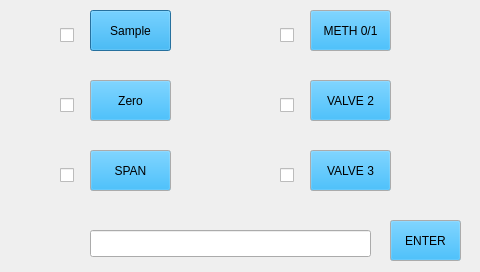
<?xml version="1.0" encoding="UTF-8"?>
<ui version="4.0">
 <class>ValvesClass</class>
 <widget class="QDialog" name="ValvesClass">
  <property name="geometry">
   <rect>
    <x>0</x>
    <y>0</y>
    <width>480</width>
    <height>272</height>
   </rect>
  </property>
  <property name="windowTitle">
   <string>Valves</string>
  </property>
  <widget class="QPushButton" name="sampleValvesButton">
   <property name="geometry">
    <rect>
     <x>90</x>
     <y>10</y>
     <width>81</width>
     <height>41</height>
    </rect>
   </property>
   <property name="minimumSize">
    <size>
     <width>55</width>
     <height>22</height>
    </size>
   </property>
   <property name="maximumSize">
    <size>
     <width>111</width>
     <height>41</height>
    </size>
   </property>
   <property name="palette">
    <palette>
     <active>
      <colorrole role="WindowText">
       <brush brushstyle="SolidPattern">
        <color alpha="255">
         <red>255</red>
         <green>255</green>
         <blue>255</blue>
        </color>
       </brush>
      </colorrole>
      <colorrole role="Button">
       <brush brushstyle="SolidPattern">
        <color alpha="255">
         <red>0</red>
         <green>170</green>
         <blue>255</blue>
        </color>
       </brush>
      </colorrole>
      <colorrole role="Text">
       <brush brushstyle="SolidPattern">
        <color alpha="255">
         <red>255</red>
         <green>255</green>
         <blue>255</blue>
        </color>
       </brush>
      </colorrole>
     </active>
     <inactive>
      <colorrole role="WindowText">
       <brush brushstyle="SolidPattern">
        <color alpha="255">
         <red>255</red>
         <green>255</green>
         <blue>255</blue>
        </color>
       </brush>
      </colorrole>
      <colorrole role="Button">
       <brush brushstyle="SolidPattern">
        <color alpha="255">
         <red>0</red>
         <green>170</green>
         <blue>255</blue>
        </color>
       </brush>
      </colorrole>
      <colorrole role="Text">
       <brush brushstyle="SolidPattern">
        <color alpha="255">
         <red>255</red>
         <green>255</green>
         <blue>255</blue>
        </color>
       </brush>
      </colorrole>
     </inactive>
     <disabled>
      <colorrole role="WindowText">
       <brush brushstyle="SolidPattern">
        <color alpha="255">
         <red>121</red>
         <green>120</green>
         <blue>120</blue>
        </color>
       </brush>
      </colorrole>
      <colorrole role="Button">
       <brush brushstyle="SolidPattern">
        <color alpha="255">
         <red>0</red>
         <green>170</green>
         <blue>255</blue>
        </color>
       </brush>
      </colorrole>
      <colorrole role="Text">
       <brush brushstyle="SolidPattern">
        <color alpha="255">
         <red>121</red>
         <green>120</green>
         <blue>120</blue>
        </color>
       </brush>
      </colorrole>
     </disabled>
    </palette>
   </property>
   <property name="text">
    <string>Sample</string>
   </property>
  </widget>
  <widget class="QPushButton" name="zerpValveButton">
   <property name="geometry">
    <rect>
     <x>90</x>
     <y>80</y>
     <width>81</width>
     <height>41</height>
    </rect>
   </property>
   <property name="minimumSize">
    <size>
     <width>55</width>
     <height>22</height>
    </size>
   </property>
   <property name="maximumSize">
    <size>
     <width>111</width>
     <height>41</height>
    </size>
   </property>
   <property name="palette">
    <palette>
     <active>
      <colorrole role="WindowText">
       <brush brushstyle="SolidPattern">
        <color alpha="255">
         <red>255</red>
         <green>255</green>
         <blue>255</blue>
        </color>
       </brush>
      </colorrole>
      <colorrole role="Button">
       <brush brushstyle="SolidPattern">
        <color alpha="255">
         <red>0</red>
         <green>170</green>
         <blue>255</blue>
        </color>
       </brush>
      </colorrole>
      <colorrole role="Text">
       <brush brushstyle="SolidPattern">
        <color alpha="255">
         <red>255</red>
         <green>255</green>
         <blue>255</blue>
        </color>
       </brush>
      </colorrole>
     </active>
     <inactive>
      <colorrole role="WindowText">
       <brush brushstyle="SolidPattern">
        <color alpha="255">
         <red>255</red>
         <green>255</green>
         <blue>255</blue>
        </color>
       </brush>
      </colorrole>
      <colorrole role="Button">
       <brush brushstyle="SolidPattern">
        <color alpha="255">
         <red>0</red>
         <green>170</green>
         <blue>255</blue>
        </color>
       </brush>
      </colorrole>
      <colorrole role="Text">
       <brush brushstyle="SolidPattern">
        <color alpha="255">
         <red>255</red>
         <green>255</green>
         <blue>255</blue>
        </color>
       </brush>
      </colorrole>
     </inactive>
     <disabled>
      <colorrole role="WindowText">
       <brush brushstyle="SolidPattern">
        <color alpha="255">
         <red>121</red>
         <green>120</green>
         <blue>120</blue>
        </color>
       </brush>
      </colorrole>
      <colorrole role="Button">
       <brush brushstyle="SolidPattern">
        <color alpha="255">
         <red>0</red>
         <green>170</green>
         <blue>255</blue>
        </color>
       </brush>
      </colorrole>
      <colorrole role="Text">
       <brush brushstyle="SolidPattern">
        <color alpha="255">
         <red>121</red>
         <green>120</green>
         <blue>120</blue>
        </color>
       </brush>
      </colorrole>
     </disabled>
    </palette>
   </property>
   <property name="text">
    <string>Zero</string>
   </property>
  </widget>
  <widget class="QPushButton" name="SpanValveButton">
   <property name="geometry">
    <rect>
     <x>90</x>
     <y>150</y>
     <width>81</width>
     <height>41</height>
    </rect>
   </property>
   <property name="minimumSize">
    <size>
     <width>55</width>
     <height>22</height>
    </size>
   </property>
   <property name="maximumSize">
    <size>
     <width>111</width>
     <height>41</height>
    </size>
   </property>
   <property name="palette">
    <palette>
     <active>
      <colorrole role="WindowText">
       <brush brushstyle="SolidPattern">
        <color alpha="255">
         <red>255</red>
         <green>255</green>
         <blue>255</blue>
        </color>
       </brush>
      </colorrole>
      <colorrole role="Button">
       <brush brushstyle="SolidPattern">
        <color alpha="255">
         <red>0</red>
         <green>170</green>
         <blue>255</blue>
        </color>
       </brush>
      </colorrole>
      <colorrole role="Text">
       <brush brushstyle="SolidPattern">
        <color alpha="255">
         <red>255</red>
         <green>255</green>
         <blue>255</blue>
        </color>
       </brush>
      </colorrole>
     </active>
     <inactive>
      <colorrole role="WindowText">
       <brush brushstyle="SolidPattern">
        <color alpha="255">
         <red>255</red>
         <green>255</green>
         <blue>255</blue>
        </color>
       </brush>
      </colorrole>
      <colorrole role="Button">
       <brush brushstyle="SolidPattern">
        <color alpha="255">
         <red>0</red>
         <green>170</green>
         <blue>255</blue>
        </color>
       </brush>
      </colorrole>
      <colorrole role="Text">
       <brush brushstyle="SolidPattern">
        <color alpha="255">
         <red>255</red>
         <green>255</green>
         <blue>255</blue>
        </color>
       </brush>
      </colorrole>
     </inactive>
     <disabled>
      <colorrole role="WindowText">
       <brush brushstyle="SolidPattern">
        <color alpha="255">
         <red>121</red>
         <green>120</green>
         <blue>120</blue>
        </color>
       </brush>
      </colorrole>
      <colorrole role="Button">
       <brush brushstyle="SolidPattern">
        <color alpha="255">
         <red>0</red>
         <green>170</green>
         <blue>255</blue>
        </color>
       </brush>
      </colorrole>
      <colorrole role="Text">
       <brush brushstyle="SolidPattern">
        <color alpha="255">
         <red>121</red>
         <green>120</green>
         <blue>120</blue>
        </color>
       </brush>
      </colorrole>
     </disabled>
    </palette>
   </property>
   <property name="contextMenuPolicy">
    <enum>Qt::ActionsContextMenu</enum>
   </property>
   <property name="text">
    <string>SPAN</string>
   </property>
  </widget>
  <widget class="QPushButton" name="valve1Button">
   <property name="geometry">
    <rect>
     <x>310</x>
     <y>10</y>
     <width>81</width>
     <height>41</height>
    </rect>
   </property>
   <property name="minimumSize">
    <size>
     <width>55</width>
     <height>22</height>
    </size>
   </property>
   <property name="maximumSize">
    <size>
     <width>111</width>
     <height>41</height>
    </size>
   </property>
   <property name="palette">
    <palette>
     <active>
      <colorrole role="WindowText">
       <brush brushstyle="SolidPattern">
        <color alpha="255">
         <red>255</red>
         <green>255</green>
         <blue>255</blue>
        </color>
       </brush>
      </colorrole>
      <colorrole role="Button">
       <brush brushstyle="SolidPattern">
        <color alpha="255">
         <red>0</red>
         <green>170</green>
         <blue>255</blue>
        </color>
       </brush>
      </colorrole>
      <colorrole role="Text">
       <brush brushstyle="SolidPattern">
        <color alpha="255">
         <red>255</red>
         <green>255</green>
         <blue>255</blue>
        </color>
       </brush>
      </colorrole>
     </active>
     <inactive>
      <colorrole role="WindowText">
       <brush brushstyle="SolidPattern">
        <color alpha="255">
         <red>255</red>
         <green>255</green>
         <blue>255</blue>
        </color>
       </brush>
      </colorrole>
      <colorrole role="Button">
       <brush brushstyle="SolidPattern">
        <color alpha="255">
         <red>0</red>
         <green>170</green>
         <blue>255</blue>
        </color>
       </brush>
      </colorrole>
      <colorrole role="Text">
       <brush brushstyle="SolidPattern">
        <color alpha="255">
         <red>255</red>
         <green>255</green>
         <blue>255</blue>
        </color>
       </brush>
      </colorrole>
     </inactive>
     <disabled>
      <colorrole role="WindowText">
       <brush brushstyle="SolidPattern">
        <color alpha="255">
         <red>121</red>
         <green>120</green>
         <blue>120</blue>
        </color>
       </brush>
      </colorrole>
      <colorrole role="Button">
       <brush brushstyle="SolidPattern">
        <color alpha="255">
         <red>0</red>
         <green>170</green>
         <blue>255</blue>
        </color>
       </brush>
      </colorrole>
      <colorrole role="Text">
       <brush brushstyle="SolidPattern">
        <color alpha="255">
         <red>121</red>
         <green>120</green>
         <blue>120</blue>
        </color>
       </brush>
      </colorrole>
     </disabled>
    </palette>
   </property>
   <property name="text">
    <string>METH 0/1</string>
   </property>
  </widget>
  <widget class="QPushButton" name="valve2Button">
   <property name="geometry">
    <rect>
     <x>310</x>
     <y>80</y>
     <width>81</width>
     <height>41</height>
    </rect>
   </property>
   <property name="minimumSize">
    <size>
     <width>55</width>
     <height>22</height>
    </size>
   </property>
   <property name="maximumSize">
    <size>
     <width>111</width>
     <height>41</height>
    </size>
   </property>
   <property name="palette">
    <palette>
     <active>
      <colorrole role="WindowText">
       <brush brushstyle="SolidPattern">
        <color alpha="255">
         <red>255</red>
         <green>255</green>
         <blue>255</blue>
        </color>
       </brush>
      </colorrole>
      <colorrole role="Button">
       <brush brushstyle="SolidPattern">
        <color alpha="255">
         <red>0</red>
         <green>170</green>
         <blue>255</blue>
        </color>
       </brush>
      </colorrole>
      <colorrole role="Text">
       <brush brushstyle="SolidPattern">
        <color alpha="255">
         <red>255</red>
         <green>255</green>
         <blue>255</blue>
        </color>
       </brush>
      </colorrole>
     </active>
     <inactive>
      <colorrole role="WindowText">
       <brush brushstyle="SolidPattern">
        <color alpha="255">
         <red>255</red>
         <green>255</green>
         <blue>255</blue>
        </color>
       </brush>
      </colorrole>
      <colorrole role="Button">
       <brush brushstyle="SolidPattern">
        <color alpha="255">
         <red>0</red>
         <green>170</green>
         <blue>255</blue>
        </color>
       </brush>
      </colorrole>
      <colorrole role="Text">
       <brush brushstyle="SolidPattern">
        <color alpha="255">
         <red>255</red>
         <green>255</green>
         <blue>255</blue>
        </color>
       </brush>
      </colorrole>
     </inactive>
     <disabled>
      <colorrole role="WindowText">
       <brush brushstyle="SolidPattern">
        <color alpha="255">
         <red>121</red>
         <green>120</green>
         <blue>120</blue>
        </color>
       </brush>
      </colorrole>
      <colorrole role="Button">
       <brush brushstyle="SolidPattern">
        <color alpha="255">
         <red>0</red>
         <green>170</green>
         <blue>255</blue>
        </color>
       </brush>
      </colorrole>
      <colorrole role="Text">
       <brush brushstyle="SolidPattern">
        <color alpha="255">
         <red>121</red>
         <green>120</green>
         <blue>120</blue>
        </color>
       </brush>
      </colorrole>
     </disabled>
    </palette>
   </property>
   <property name="text">
    <string>VALVE 2</string>
   </property>
  </widget>
  <widget class="QPushButton" name="valve3Button">
   <property name="geometry">
    <rect>
     <x>310</x>
     <y>150</y>
     <width>81</width>
     <height>41</height>
    </rect>
   </property>
   <property name="minimumSize">
    <size>
     <width>55</width>
     <height>22</height>
    </size>
   </property>
   <property name="maximumSize">
    <size>
     <width>111</width>
     <height>41</height>
    </size>
   </property>
   <property name="palette">
    <palette>
     <active>
      <colorrole role="WindowText">
       <brush brushstyle="SolidPattern">
        <color alpha="255">
         <red>255</red>
         <green>255</green>
         <blue>255</blue>
        </color>
       </brush>
      </colorrole>
      <colorrole role="Button">
       <brush brushstyle="SolidPattern">
        <color alpha="255">
         <red>0</red>
         <green>170</green>
         <blue>255</blue>
        </color>
       </brush>
      </colorrole>
      <colorrole role="Text">
       <brush brushstyle="SolidPattern">
        <color alpha="255">
         <red>255</red>
         <green>255</green>
         <blue>255</blue>
        </color>
       </brush>
      </colorrole>
     </active>
     <inactive>
      <colorrole role="WindowText">
       <brush brushstyle="SolidPattern">
        <color alpha="255">
         <red>255</red>
         <green>255</green>
         <blue>255</blue>
        </color>
       </brush>
      </colorrole>
      <colorrole role="Button">
       <brush brushstyle="SolidPattern">
        <color alpha="255">
         <red>0</red>
         <green>170</green>
         <blue>255</blue>
        </color>
       </brush>
      </colorrole>
      <colorrole role="Text">
       <brush brushstyle="SolidPattern">
        <color alpha="255">
         <red>255</red>
         <green>255</green>
         <blue>255</blue>
        </color>
       </brush>
      </colorrole>
     </inactive>
     <disabled>
      <colorrole role="WindowText">
       <brush brushstyle="SolidPattern">
        <color alpha="255">
         <red>121</red>
         <green>120</green>
         <blue>120</blue>
        </color>
       </brush>
      </colorrole>
      <colorrole role="Button">
       <brush brushstyle="SolidPattern">
        <color alpha="255">
         <red>0</red>
         <green>170</green>
         <blue>255</blue>
        </color>
       </brush>
      </colorrole>
      <colorrole role="Text">
       <brush brushstyle="SolidPattern">
        <color alpha="255">
         <red>121</red>
         <green>120</green>
         <blue>120</blue>
        </color>
       </brush>
      </colorrole>
     </disabled>
    </palette>
   </property>
   <property name="text">
    <string>VALVE 3</string>
   </property>
  </widget>
  <widget class="QPushButton" name="endButton">
   <property name="geometry">
    <rect>
     <x>390</x>
     <y>220</y>
     <width>71</width>
     <height>41</height>
    </rect>
   </property>
   <property name="minimumSize">
    <size>
     <width>55</width>
     <height>22</height>
    </size>
   </property>
   <property name="maximumSize">
    <size>
     <width>111</width>
     <height>41</height>
    </size>
   </property>
   <property name="palette">
    <palette>
     <active>
      <colorrole role="Button">
       <brush brushstyle="SolidPattern">
        <color alpha="255">
         <red>0</red>
         <green>170</green>
         <blue>255</blue>
        </color>
       </brush>
      </colorrole>
     </active>
     <inactive>
      <colorrole role="Button">
       <brush brushstyle="SolidPattern">
        <color alpha="255">
         <red>0</red>
         <green>170</green>
         <blue>255</blue>
        </color>
       </brush>
      </colorrole>
     </inactive>
     <disabled>
      <colorrole role="Button">
       <brush brushstyle="SolidPattern">
        <color alpha="255">
         <red>0</red>
         <green>170</green>
         <blue>255</blue>
        </color>
       </brush>
      </colorrole>
     </disabled>
    </palette>
   </property>
   <property name="text">
    <string>ENTER</string>
   </property>
  </widget>
  <widget class="QCheckBox" name="vValve1CheckBox">
   <property name="geometry">
    <rect>
     <x>280</x>
     <y>20</y>
     <width>31</width>
     <height>31</height>
    </rect>
   </property>
   <property name="minimumSize">
    <size>
     <width>31</width>
     <height>31</height>
    </size>
   </property>
   <property name="font">
    <font>
     <pointsize>12</pointsize>
    </font>
   </property>
   <property name="acceptDrops">
    <bool>false</bool>
   </property>
   <property name="text">
    <string/>
   </property>
  </widget>
  <widget class="QCheckBox" name="vValve2CheckBox">
   <property name="geometry">
    <rect>
     <x>280</x>
     <y>90</y>
     <width>31</width>
     <height>31</height>
    </rect>
   </property>
   <property name="minimumSize">
    <size>
     <width>31</width>
     <height>31</height>
    </size>
   </property>
   <property name="font">
    <font>
     <pointsize>12</pointsize>
    </font>
   </property>
   <property name="acceptDrops">
    <bool>false</bool>
   </property>
   <property name="text">
    <string/>
   </property>
  </widget>
  <widget class="QCheckBox" name="vValve3CheckBox">
   <property name="geometry">
    <rect>
     <x>280</x>
     <y>160</y>
     <width>31</width>
     <height>31</height>
    </rect>
   </property>
   <property name="minimumSize">
    <size>
     <width>31</width>
     <height>31</height>
    </size>
   </property>
   <property name="font">
    <font>
     <pointsize>12</pointsize>
    </font>
   </property>
   <property name="acceptDrops">
    <bool>false</bool>
   </property>
   <property name="text">
    <string/>
   </property>
  </widget>
  <widget class="QCheckBox" name="vSampleCheckBox">
   <property name="geometry">
    <rect>
     <x>60</x>
     <y>20</y>
     <width>31</width>
     <height>31</height>
    </rect>
   </property>
   <property name="minimumSize">
    <size>
     <width>31</width>
     <height>31</height>
    </size>
   </property>
   <property name="font">
    <font>
     <pointsize>12</pointsize>
    </font>
   </property>
   <property name="acceptDrops">
    <bool>false</bool>
   </property>
   <property name="text">
    <string/>
   </property>
  </widget>
  <widget class="QCheckBox" name="vZeroCheckBox">
   <property name="geometry">
    <rect>
     <x>60</x>
     <y>90</y>
     <width>31</width>
     <height>31</height>
    </rect>
   </property>
   <property name="minimumSize">
    <size>
     <width>31</width>
     <height>31</height>
    </size>
   </property>
   <property name="font">
    <font>
     <pointsize>12</pointsize>
    </font>
   </property>
   <property name="acceptDrops">
    <bool>false</bool>
   </property>
   <property name="text">
    <string/>
   </property>
  </widget>
  <widget class="QCheckBox" name="vSpanCheckBox">
   <property name="geometry">
    <rect>
     <x>60</x>
     <y>160</y>
     <width>31</width>
     <height>31</height>
    </rect>
   </property>
   <property name="minimumSize">
    <size>
     <width>31</width>
     <height>31</height>
    </size>
   </property>
   <property name="font">
    <font>
     <pointsize>12</pointsize>
    </font>
   </property>
   <property name="acceptDrops">
    <bool>false</bool>
   </property>
   <property name="text">
    <string/>
   </property>
  </widget>
  <widget class="QLineEdit" name="busyLineEdit">
   <property name="geometry">
    <rect>
     <x>90</x>
     <y>230</y>
     <width>281</width>
     <height>27</height>
    </rect>
   </property>
   <property name="font">
    <font>
     <weight>75</weight>
     <bold>true</bold>
    </font>
   </property>
  </widget>
 </widget>
 <layoutdefault spacing="6" margin="11"/>
 <resources/>
 <connections>
  <connection>
   <sender>sampleValvesButton</sender>
   <signal>released()</signal>
   <receiver>ValvesClass</receiver>
   <slot>sampValveCtl()</slot>
   <hints>
    <hint type="sourcelabel">
     <x>78</x>
     <y>29</y>
    </hint>
    <hint type="destinationlabel">
     <x>104</x>
     <y>33</y>
    </hint>
   </hints>
  </connection>
  <connection>
   <sender>zerpValveButton</sender>
   <signal>released()</signal>
   <receiver>ValvesClass</receiver>
   <slot>zeroValveCtl()</slot>
   <hints>
    <hint type="sourcelabel">
     <x>61</x>
     <y>83</y>
    </hint>
    <hint type="destinationlabel">
     <x>102</x>
     <y>81</y>
    </hint>
   </hints>
  </connection>
  <connection>
   <sender>SpanValveButton</sender>
   <signal>released()</signal>
   <receiver>ValvesClass</receiver>
   <slot>spanValveCtl()</slot>
   <hints>
    <hint type="sourcelabel">
     <x>58</x>
     <y>164</y>
    </hint>
    <hint type="destinationlabel">
     <x>100</x>
     <y>132</y>
    </hint>
   </hints>
  </connection>
  <connection>
   <sender>endButton</sender>
   <signal>released()</signal>
   <receiver>ValvesClass</receiver>
   <slot>close()</slot>
   <hints>
    <hint type="sourcelabel">
     <x>409</x>
     <y>237</y>
    </hint>
    <hint type="destinationlabel">
     <x>410</x>
     <y>209</y>
    </hint>
   </hints>
  </connection>
  <connection>
   <sender>valve1Button</sender>
   <signal>released()</signal>
   <receiver>ValvesClass</receiver>
   <slot>gsValve1()</slot>
   <hints>
    <hint type="sourcelabel">
     <x>463</x>
     <y>26</y>
    </hint>
    <hint type="destinationlabel">
     <x>238</x>
     <y>26</y>
    </hint>
   </hints>
  </connection>
  <connection>
   <sender>valve2Button</sender>
   <signal>released()</signal>
   <receiver>ValvesClass</receiver>
   <slot>gsValve2()</slot>
   <hints>
    <hint type="sourcelabel">
     <x>454</x>
     <y>108</y>
    </hint>
    <hint type="destinationlabel">
     <x>259</x>
     <y>81</y>
    </hint>
   </hints>
  </connection>
  <connection>
   <sender>valve3Button</sender>
   <signal>released()</signal>
   <receiver>ValvesClass</receiver>
   <slot>gsValve3()</slot>
   <hints>
    <hint type="sourcelabel">
     <x>455</x>
     <y>170</y>
    </hint>
    <hint type="destinationlabel">
     <x>254</x>
     <y>137</y>
    </hint>
   </hints>
  </connection>
 </connections>
 <slots>
  <slot>sampValveCtl()</slot>
  <slot>zeroValveCtl()</slot>
  <slot>spanValveCtl()</slot>
  <slot>gsValve1()</slot>
  <slot>gsValve2()</slot>
  <slot>gsValve3()</slot>
 </slots>
</ui>
